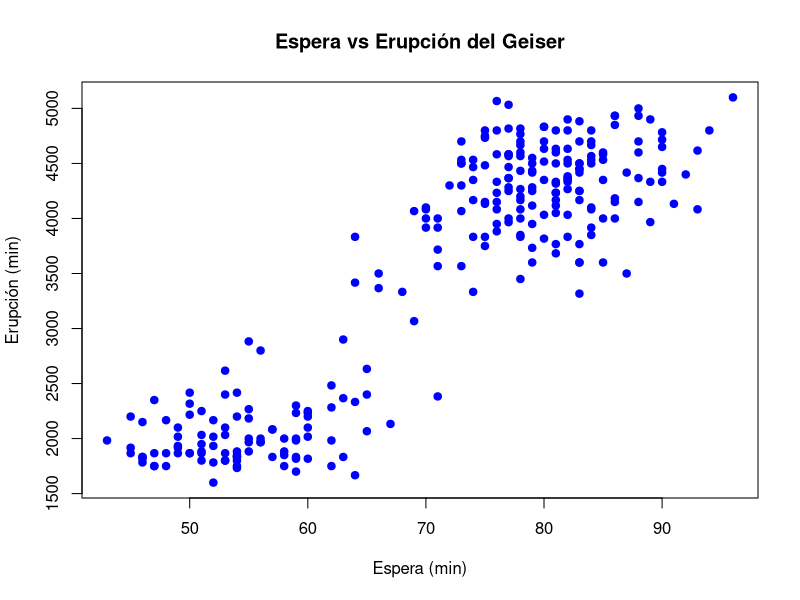
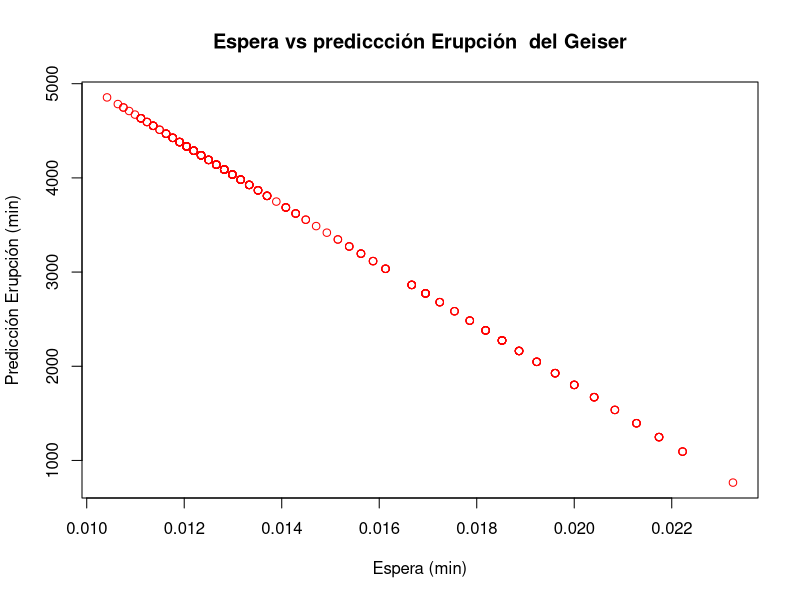
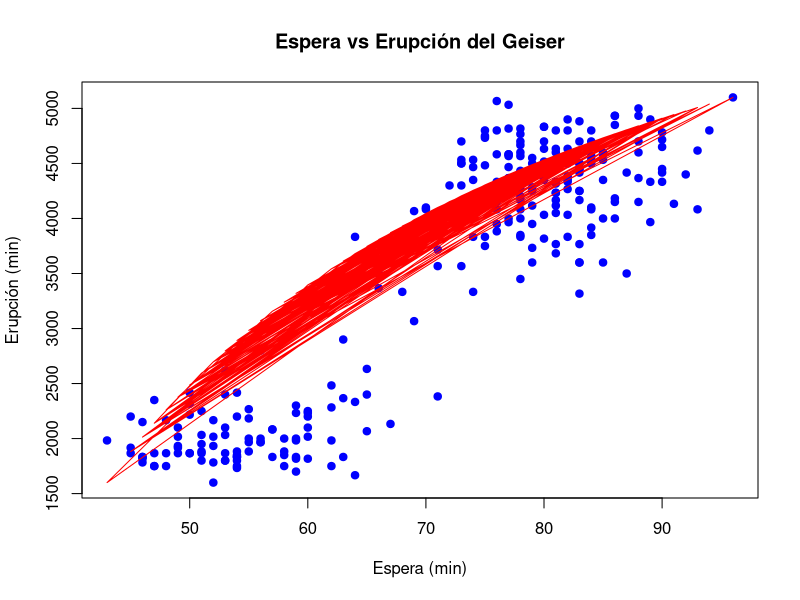

Reproduce these figures in R, in order.
## ---- chunk 1
knitr::opts_chunk$set(echo = TRUE)
library(openxlsx)
## ---- chunk 2
geiser <- read.xlsx("geiser.xlsx", sheet = 1)
## ---- chunk 3
plot(
  geiser$espera,
  geiser$erupcion,
  main = "Espera vs Erupción del Geiser",
  xlab = "Espera (min)",
  ylab = "Erupción (min)",
  pch = 19,
  col = "blue"
)
## ---- chunk 4
geiser$reciprocal_espera <- 1 / geiser$espera
geiser_reciprocal_model <- lm(erupcion ~ reciprocal_espera, data = geiser)
summary(geiser_reciprocal_model)
## ---- chunk 5
geiser$predicted_reciprocal_erupcion <- predict(geiser_reciprocal_model)
plot(
  geiser$reciprocal_espera,
  geiser$predicted_reciprocal_erupcion,
  main = "Espera vs prediccción Erupción  del Geiser",
  xlab = "Espera (min)",
  ylab = "Predicción Erupción (min)",
  pch = 21,
  col = "red"
)
## ---- chunk 6
reciprocal_formula <- function(x) {
    coef(geiser_reciprocal_model)[1] + coef(geiser_reciprocal_model)[2] * (1 / x)
}
## ---- chunk 7
plot(
    geiser$espera,
    geiser$erupcion,
    main = "Espera vs Erupción del Geiser",
    xlab = "Espera (min)",
    ylab = "Erupción (min)",
    pch = 19,
    col = "blue"
)
par(new = T)
plot(
    geiser$espera,
    reciprocal_formula(geiser$espera),
    col = "red",
    type = "l",
    lwd = 1,
    xlab = "",
    ylab = "",
    axes = FALSE
)
